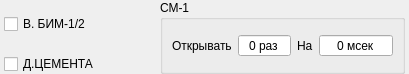
<?xml version="1.0" encoding="UTF-8"?>
<ui version="4.0">
 <class>Extensions</class>
 <widget class="QWidget" name="Extensions">
  <property name="geometry">
   <rect>
    <x>0</x>
    <y>0</y>
    <width>409</width>
    <height>74</height>
   </rect>
  </property>
  <property name="windowTitle">
   <string>Дополнение</string>
  </property>
  <layout class="QGridLayout" name="gridLayout">
   <property name="leftMargin">
    <number>4</number>
   </property>
   <property name="topMargin">
    <number>0</number>
   </property>
   <property name="rightMargin">
    <number>4</number>
   </property>
   <property name="bottomMargin">
    <number>0</number>
   </property>
   <item row="0" column="0" rowspan="2">
    <widget class="QCheckBox" name="vibrator_1">
     <property name="text">
      <string>В. БИМ-1/2</string>
     </property>
    </widget>
   </item>
   <item row="2" column="0">
    <widget class="QCheckBox" name="dc_vibrator_1">
     <property name="text">
      <string>Д.ЦЕМЕНТА</string>
     </property>
    </widget>
   </item>
   <item row="0" column="2" rowspan="3">
    <widget class="QGroupBox" name="groupBox">
     <property name="title">
      <string>СМ-1</string>
     </property>
     <layout class="QHBoxLayout" name="horizontalLayout">
      <item>
       <widget class="QLabel" name="hint_1">
        <property name="text">
         <string>Открывать</string>
        </property>
       </widget>
      </item>
      <item>
       <widget class="QSpinBox" name="count_1">
        <property name="alignment">
         <set>Qt::AlignCenter</set>
        </property>
        <property name="buttonSymbols">
         <enum>QAbstractSpinBox::NoButtons</enum>
        </property>
        <property name="suffix">
         <string> раз</string>
        </property>
        <property name="maximum">
         <number>100</number>
        </property>
       </widget>
      </item>
      <item>
       <widget class="QLabel" name="hint_2">
        <property name="text">
         <string>На</string>
        </property>
       </widget>
      </item>
      <item>
       <widget class="QSpinBox" name="dr_1">
        <property name="alignment">
         <set>Qt::AlignCenter</set>
        </property>
        <property name="buttonSymbols">
         <enum>QAbstractSpinBox::NoButtons</enum>
        </property>
        <property name="suffix">
         <string> мсек</string>
        </property>
        <property name="maximum">
         <number>10000</number>
        </property>
        <property name="singleStep">
         <number>100</number>
        </property>
       </widget>
      </item>
     </layout>
    </widget>
   </item>
  </layout>
 </widget>
 <resources/>
 <connections/>
</ui>
